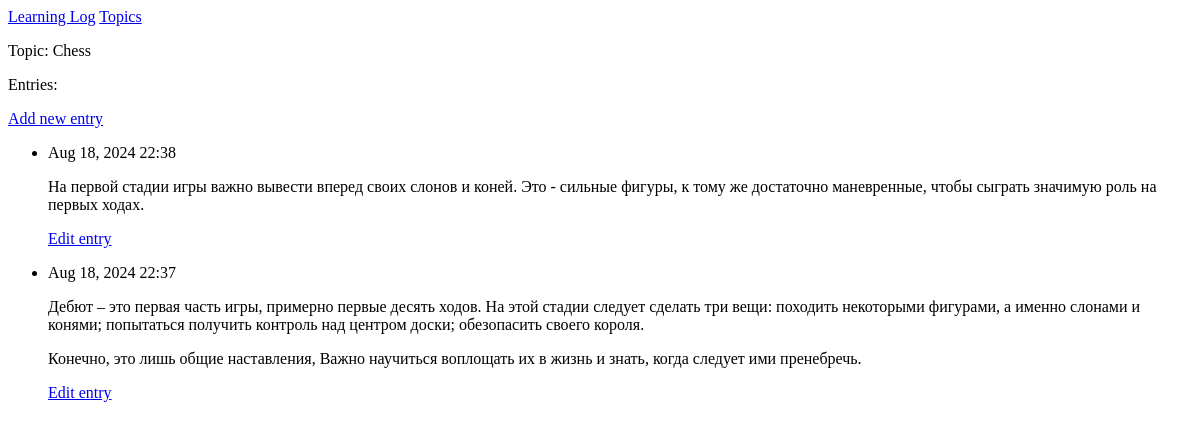
The app's page /topics/1/, older data.
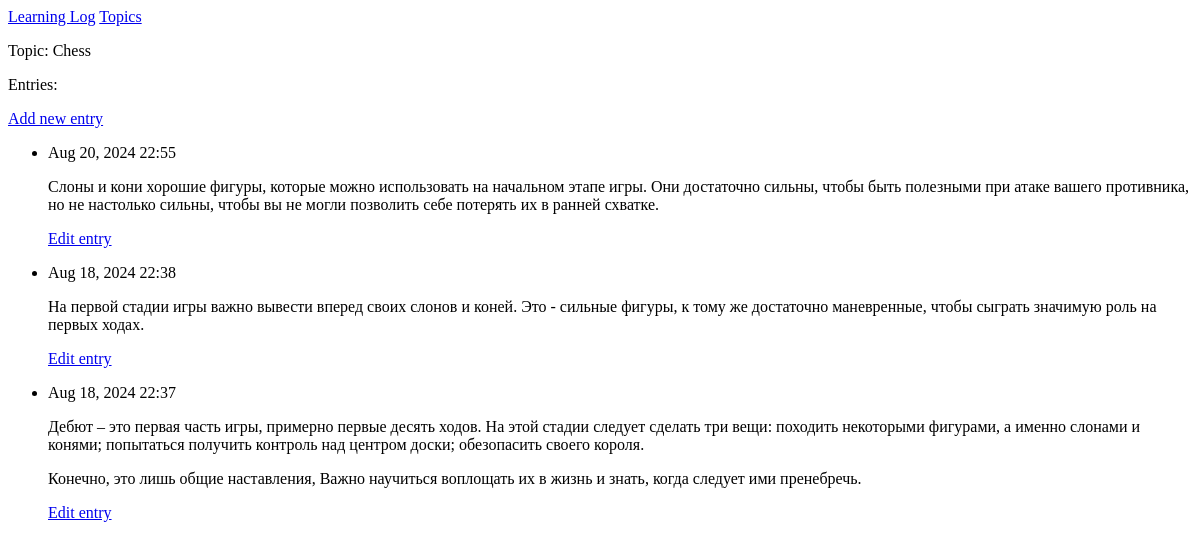
The same page, newer data.
### learning_logs/models.py (models this page shows, shortened)
class Topic(models.Model):
	text = models.CharField(max_length=200)
	date_added = models.DateTimeField(auto_now_add=True)
	def __str__(self):
		return self.text

class Entry(models.Model):
	topic = models.ForeignKey(Topic, on_delete=models.CASCADE)
	text = models.TextField()
	date_added  = models.DateTimeField(auto_now_add=True)
	class Meta:
		verbose_name_plural = 'entries'

### learning_logs/views.py (the view)
# urls.py: path('topics/<int:topic_id>/', views.topic, name='topic'),
def topic(request, topic_id):
	topic = Topic.objects.get(id=topic_id)
	entries = topic.entry_set.order_by('-date_added')
	context = {'topic': topic, 'entries': entries}
	return render(request, 'learning_logs/topic.html', context)

### learning_logs/templates/learning_logs/topic.html
{% extends "learning_logs/base.html" %}
{% block content %}
	<p>Topic: {{ topic }}</p>
	<p>Entries:</p>
	<p>
		<a href="{% url 'learning_logs:new_entry' topic.id %}">Add new entry</a>
	</p>
	<ul>
		{% for entry in entries %}
			<li>
				<p>{{ entry.date_added|date:'M d, Y H:i' }}</p>
				<p>{{ entry.text|linebreaks }}</p>
				<p>
					<a href="{% url 'learning_logs:edit_entry' entry.id %}">Edit entry</a>
				</p>
			</li>
		{% empty %}
			<li>There are no entries for this topic yet.</li>
		{% endfor %}
	</ul>
{% endblock content %}

### learning_logs/templates/learning_logs/base.html
<p>
	<a href="{% url 'learning_logs:index' %}">Learning Log</a>
	<a href="{% url 'learning_logs:topics' %}">Topics</a>
</p>
{% block content %}{% endblock content %}

Row changes from the older to the newer data that the page shows:
added Entry: date_added "Aug 20, 2024 22:55", text "Слоны и кони хорошие фигуры, которые можно использовать на начальном этапе игры. Они достаточно сильны, чтобы быть полезными при атаке вашего противника, но не настолько сильны, чтобы вы не могли позволить себе потерять их в ранней схватке."
